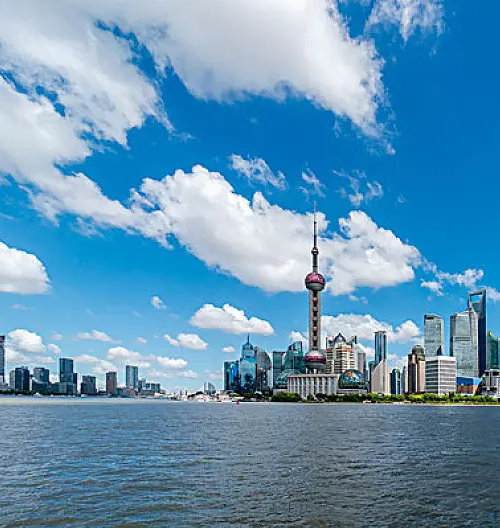
#> input picture Project1/5.png, 500 x 528 px
$ jupyter execute siftpj.ipynb
#> lines starting #> are read from the running program, lines starting #| are printed output that depends on the picture
[cell 1]
import cv2 as cv
import numpy as np


# 检测图像的SIFT关键特征点
def siftjiance(image):
    # 将图像转换为灰度图
    gray_image = cv.cvtColor(image, cv.COLOR_BGR2GRAY)
    # 获取图像特征sift-SIFT特征点,实例化对象sift
    sift = cv.SIFT_create()

    keypoints, features = sift.detectAndCompute(image, None)

    keypoints_image = cv.drawKeypoints(
        gray_image, keypoints, None, flags=cv.DRAW_MATCHES_FLAGS_NOT_DRAW_SINGLE_POINTS)

    return keypoints_image, keypoints, features


# 使用KNN检测来自左右图像的SIFT特征，随后进行匹配
def pointmatch(features_right, features_left):
    # 创建BFMatcher对象解决匹配
    bf = cv.BFMatcher()

    matches = bf.knnMatch(features_right, features_left, k=2)
    # 利用sorted()函数对matches对象进行升序(默认)操作
    matches = sorted(matches, key=lambda x: x[0].distance / x[1].distance)

    # 建立列表dots用于存储匹配的点集
    dots = []
    for m, n in matches:
        # ratio的值越大，匹配的线条越密集，但错误匹配点也会增多
        ratio = 0.6
        if m.distance < ratio * n.distance:
            dots.append(m)
            # 返回匹配的关键特征点集
    return dots


# 计算视角变换矩阵H，用H对右图进行变换并返回全景拼接图像
def pinjie(image_right, image_left):
    _, keypoints_right, features_right = siftjiance(image_right)
    _, keypoints_left, features_left = siftjiance(image_left)
    goodMatch = pointmatch(features_right, features_left)
    # 当筛选项的匹配对大于4对(因为homography单应性矩阵的计算需要至少四个点)时,计算视角变换矩阵
    if len(goodMatch) > 4:
        # 获取匹配对的点坐标
        ptsR = np.float32(
            [keypoints_right[m.queryIdx].pt for m in goodMatch]).reshape(-1, 1, 2)
        ptsL = np.float32(
            [keypoints_left[m.trainIdx].pt for m in goodMatch]).reshape(-1, 1, 2)
        # ransacReprojThreshold：将点对视为内点的最大允许重投影错误阈值(仅用于RANSAC和RHO方法时),若srcPoints和dstPoints是以像素为单位的，该参数通常设置在1到10的范围内
        ransacReprojThreshold = 4
        # cv.findHomography():计算多个二维点对之间的最优单映射变换矩阵 H(3行x3列),使用最小均方误差或者RANSAC方法
        # 函数作用:利用基于RANSAC的鲁棒算法选择最优的四组配对点，再计算转换矩阵H(3*3)并返回,以便于反向投影错误率达到最小
        Homography, status = cv.findHomography(
            ptsR, ptsL, cv.RANSAC, ransacReprojThreshold)
        # cv.warpPerspective()：透视变换函数，用于解决cv2.warpAffine()不能处理视场和图像不平行的问题

        jieguo = cv.warpPerspective(
            image_right, Homography, (image_right.shape[1] + image_left.shape[1], image_right.shape[0]))

        # 将左图加入到变换后的右图像的左端即获得最终图像
        jieguo[0:image_left.shape[0], 0:image_left.shape[1]] = image_left
        # 返回全景拼接的图像
        return jieguo


if __name__ == '__main__':

    image_left = cv.imread("5.png")
#> image_left is the input picture: shape (528, 500, 3); mean B, G, R 182.2, 149.5, 99
    image_right = cv.imread("6.png")
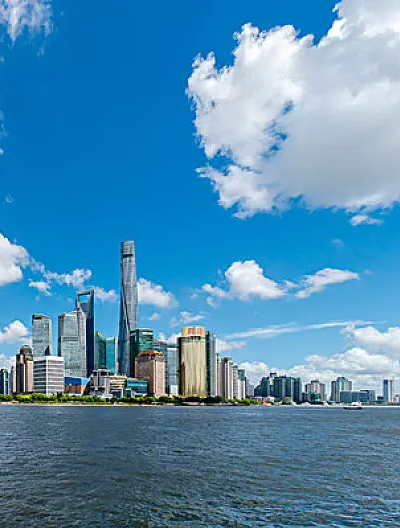
#> input picture Project1/6.png, 400 x 528 px
#> image_right is the input picture: shape (528, 400, 3); mean B, G, R 177, 140, 80
    # 通过调用cv2.resize()使用插值的方式来改变图像的尺寸，保证左右两张图像大小一致

    image_right = cv.resize(image_right, None, fx=1, fy=1)
    image_left = cv.resize(image_left, (image_right.shape[1], image_right.shape[0]))
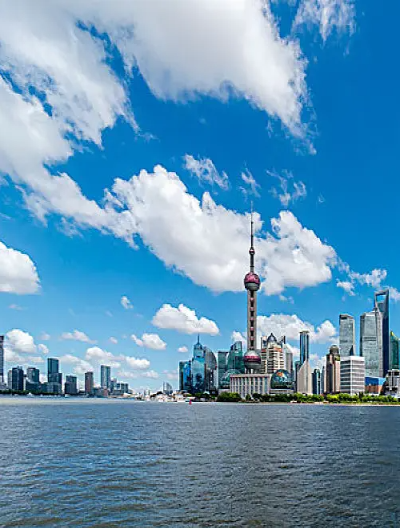
#> image_left: shape (528, 400, 3); mean B, G, R 182.2, 149.5, 99
    # 获取检测到关键特征点后的图像的相关参数
    keypoints_image_right, keypoints_right, features_right = siftjiance(image_right)
#> in siftjiance, `gray_image = cv.cvtColor(image, cv.COLOR_BGR2GRAY)`:
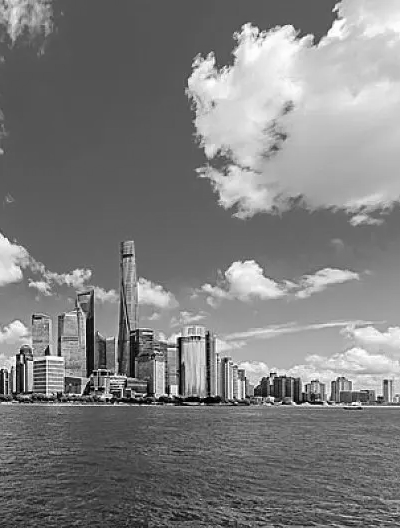
#> gray_image: shape (528, 400); min 0, max 255, mean 126.3
#> in siftjiance, `keypoints, features = sift.detectAndCompute(image, None)`: keypoints = 1367 keypoints; strongest (x, y, size): (144, 395, 1.8), (21, 356, 2), (59, 355, 2.7), (202, 404, 1.8)
#> keypoints_right has the same summary as keypoints in siftjiance
    keypoints_image_left, keypoints_left, features_left = siftjiance(image_left)
#> in siftjiance (call 2), `gray_image = cv.cvtColor(image, cv.COLOR_BGR2GRAY)`:
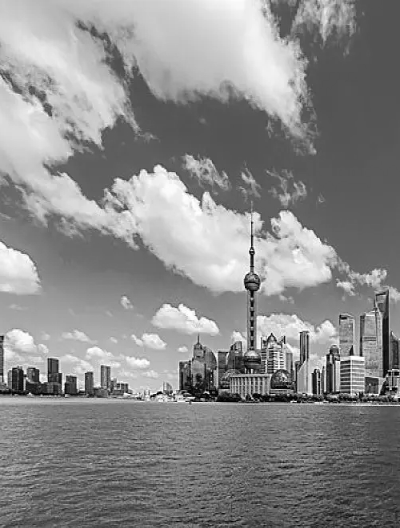
#> gray_image: shape (528, 400); min 0, max 255, mean 138.1
#> in siftjiance (call 2), `keypoints, features = sift.detectAndCompute(image, None)`: keypoints = 1590 keypoints; strongest (x, y, size): (160, 393, 2.4), (361, 355, 2.3), (43, 378, 6), (154, 395, 2.3)
#> keypoints_left has the same summary as keypoints in siftjiance
    # 利用np.hstack()函数同时将原图和绘有关键特征点的图像沿着竖直方向(水平顺序)堆叠起来
    cv.imshow("leftpoint", np.hstack((image_left, keypoints_image_left)))
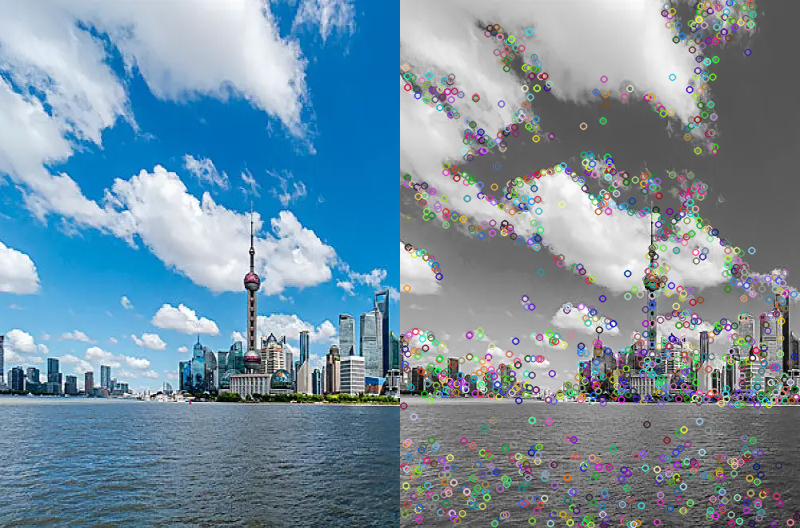
#> window 'leftpoint': shape (528, 800, 3); mean B, G, R 160, 143.6, 118.3

    cv.waitKey(0)

    cv.destroyAllWindows()
    cv.imshow("rightpoint", np.hstack((image_right, keypoints_image_right)))
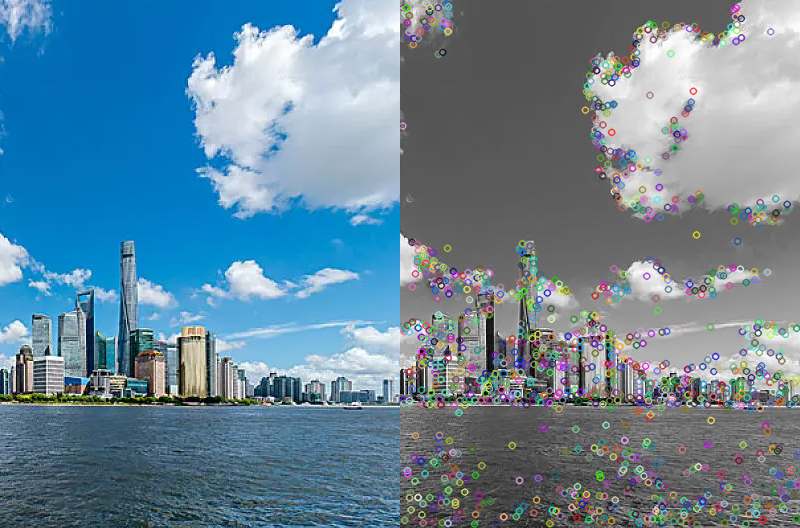
#> window 'rightpoint': shape (528, 800, 3); mean B, G, R 151.5, 133, 103
    cv.waitKey(0)
    cv.destroyAllWindows()
    goodMatch = pointmatch(features_right, features_left)
#> in pointmatch, `matches = bf.knnMatch(features_right, features_left, k=2)`: matches = 1367 matches
#> after the loop in pointmatch, `for m, n in matches:`: dots = 158 matches
#> goodMatch = 158 matches


    match_image = cv.drawMatches(
        image_right, keypoints_right, image_left, keypoints_left, goodMatch, None, None, None, None, flags=2)
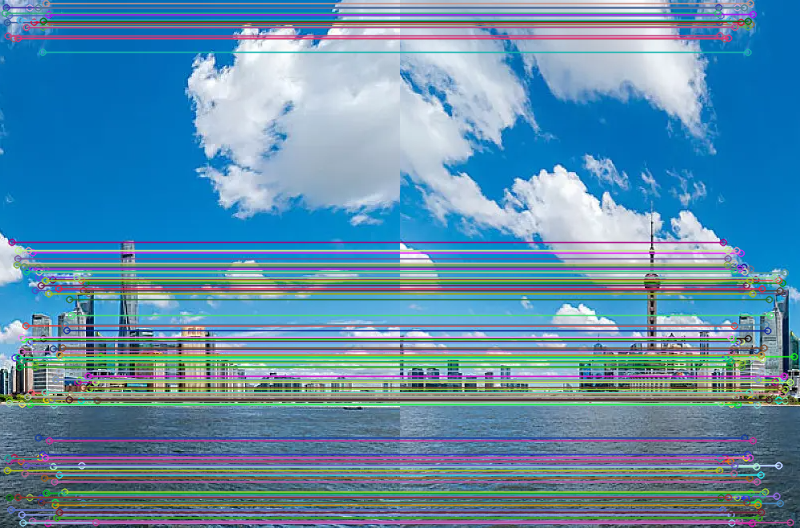
#> match_image: shape (528, 800, 3); mean B, G, R 169.9, 141.1, 96.2
    cv.imshow("match", match_image)
    cv.waitKey(0)
    cv.destroyAllWindows()
    # 把图片拼接成全景图
    jieguo = pinjie(image_right, image_left)
#> in siftjiance (call 3), `keypoints, features = sift.detectAndCompute(image, None)`: keypoints = 1367 keypoints; strongest (x, y, size): (144, 395, 1.8), (21, 356, 2), (59, 355, 2.7), (202, 404, 1.8)
#> in siftjiance (call 3), `keypoints_image = cv.drawKeypoints( gray_image, keypoints, None, flags..`:
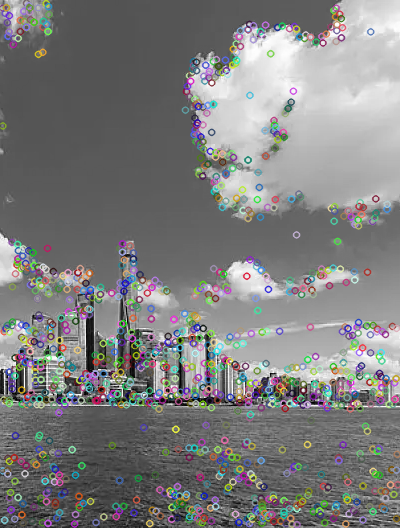
#> keypoints_image: shape (528, 400, 3); mean of channels 0, 1, 2 126.1, 126.2, 126; drawn as B, G, R
#> in siftjiance (call 4), `keypoints, features = sift.detectAndCompute(image, None)`: keypoints = 1590 keypoints; strongest (x, y, size): (160, 393, 2.4), (361, 355, 2.3), (43, 378, 6), (154, 395, 2.3)
#> in siftjiance (call 4), `keypoints_image = cv.drawKeypoints( gray_image, keypoints, None, flags..`:
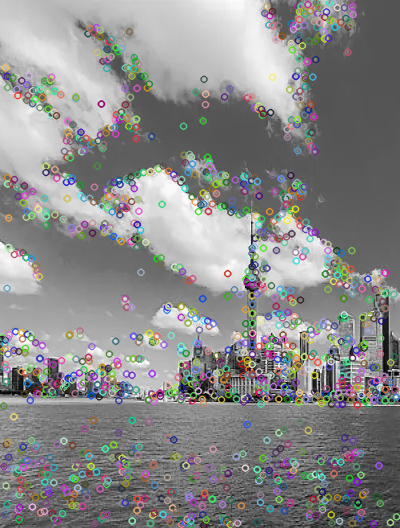
#> keypoints_image: shape (528, 400, 3); mean of channels 0, 1, 2 137.6, 137.8, 137.8; drawn as B, G, R
#> in pinjie, `goodMatch = pointmatch(features_right, features_left)`: goodMatch = 158 matches
#> in pinjie, `ptsR = np.float32( [keypoints_right[m.queryIdx].pt for m in goodMatch]..`: ptsR = 158 rows, first 8: [59.18, 354.5], [34.94, 290.1], [44.54, 361.1], [32.66, 397.4], [46.2, 23.97], [45.7, 3.13], [100.4, 356.4], [46, 492.8]
#> in pinjie, `ptsL = np.float32( [keypoints_left[m.trainIdx].pt for m in goodMatch])..`: ptsL = 158 rows, first 8: [360.8, 354.8], [341.1, 289.3], [348.9, 361.1], [339.6, 397.4], [350.5, 23.94], [350.1, 3.06], [393.9, 356.3], [350.2, 492.8]
#> in pinjie, `Homography, status = cv.findHomography( ptsR, ptsL, cv.RANSAC, ransacR..`: Homography = [[0.801, 0.000146, 313.6], [0.0026, 1, -0.165], [4.49e-06, 7.02e-07, 1]]; status = 158 values from 1 to 1
#> in pinjie, `jieguo[0:image_left.shape[0], 0:image_left.shape[1]] = image_left`:
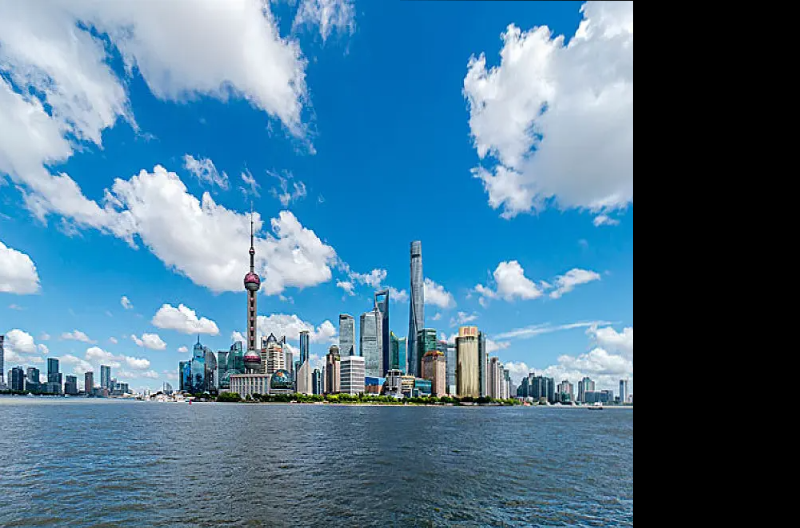
#> jieguo: shape (528, 800, 3); mean B, G, R 144.1, 117.7, 76.3

    cv.imshow("result", jieguo)

    cv.waitKey(0)
    cv.destroyAllWindows()
